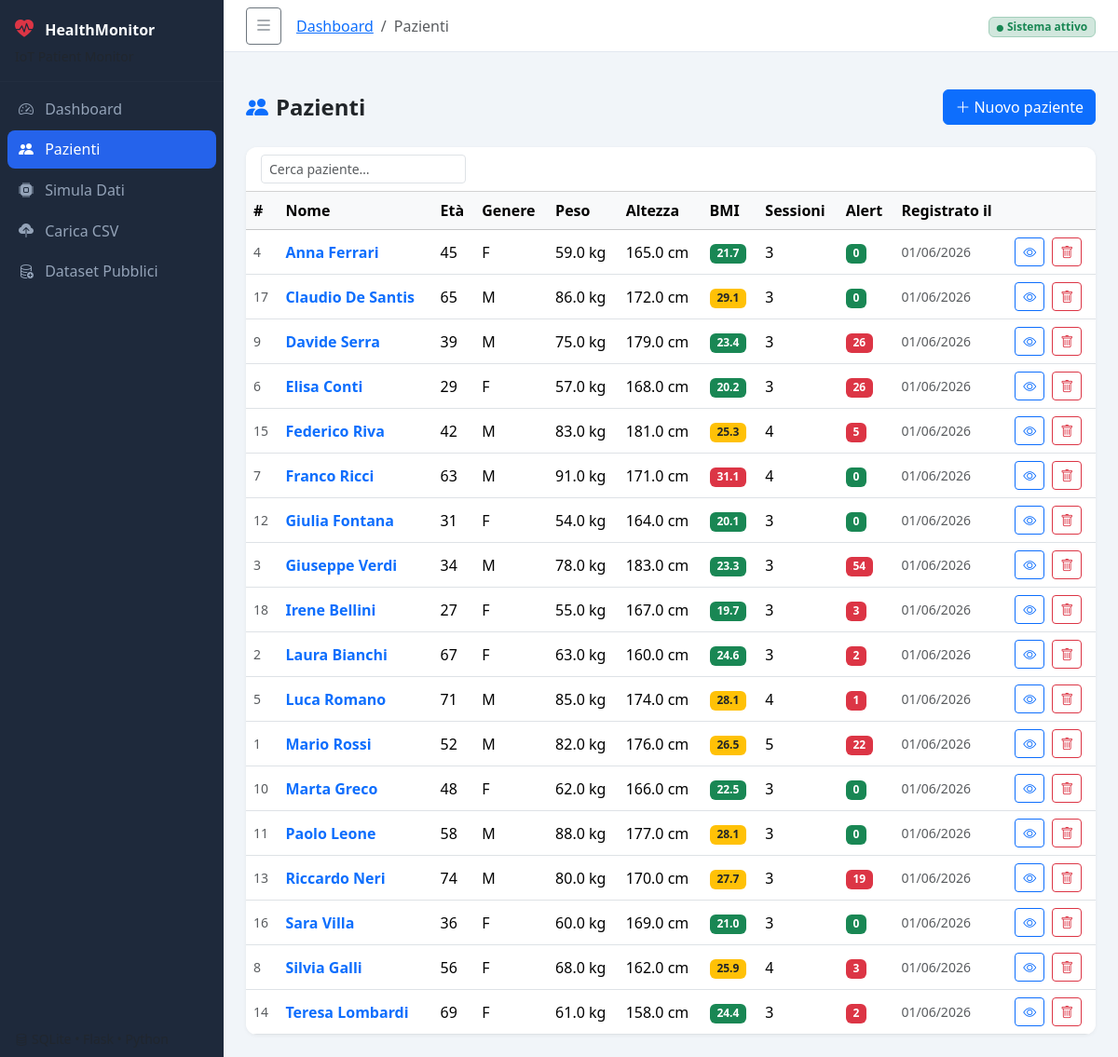
Page /patients on the committed database.
### app/models.py (models this page shows, shortened)
class Patient(db.Model):
    __tablename__ = 'patients'
    id = db.Column(db.Integer, primary_key=True)
    name = db.Column(db.String(100), nullable=False)
    age = db.Column(db.Integer)
    gender = db.Column(db.String(10))
    weight_kg = db.Column(db.Float)
    height_cm = db.Column(db.Float)
    notes = db.Column(db.Text)
    created_at = db.Column(db.DateTime, default=datetime.utcnow)
    sessions = db.relationship(
        'Session', backref='patient', lazy=True, cascade='all, delete-orphan'
    )
    @property
    def bmi(self):
        if self.weight_kg and self.height_cm and self.height_cm > 0:
            return round(self.weight_kg / ((self.height_cm / 100) ** 2), 1)
        return None

### app/routes.py (the view)
@main.route('/patients')
def patients():
    all_patients = Patient.query.order_by(Patient.name).all()
    return render_template('patients.html', patients=all_patients)

### app/models.py (called while the page is built)
    @property
    def n_alerts(self):
        return len(self.alerts)

### app/templates/patients.html (shortened to what this page needs)
{% extends "base.html" %}
{% block breadcrumb %}
  <li class="breadcrumb-item"><a href="{{ url_for('main.index') }}">Dashboard</a></li>
  <li class="breadcrumb-item active">Pazienti</li>
{% endblock %}
{% block content %}
<div class="d-flex align-items-center mb-4">
  <h4 class="fw-bold mb-0"><i class="bi bi-people-fill me-2 text-primary"></i>Pazienti</h4>
  <a href="{{ url_for('main.add_patient') }}" class="btn btn-primary ms-auto">
    <i class="bi bi-plus-lg me-1"></i>Nuovo paziente
  </a>
</div>
<div class="card table-card">
  <div class="card-header bg-white">
    <input type="text" id="searchInput" class="form-control form-control-sm w-auto d-inline-block"
           placeholder="Cerca paziente…" oninput="filterTable(this.value)" />
  </div>
  <div class="table-responsive">
    <table class="table table-hover align-middle mb-0" id="patientTable">
      <thead class="table-light">
        <tr>
          <th>#</th>
          <th>Nome</th>
          <th>Età</th>
          <th>Genere</th>
          <th>Peso</th>
          <th>Altezza</th>
          <th>BMI</th>
          <th>Sessioni</th>
          <th>Alert</th>
          <th>Registrato il</th>
          <th></th>
        </tr>
      </thead>
      <tbody>
        {% for p in patients %}
        <tr>
          <td class="text-muted small">{{ p.id }}</td>
          <td class="fw-semibold">
            <a href="{{ url_for('main.patient_detail', patient_id=p.id) }}" class="text-decoration-none">
              {{ p.name }}
            </a>
          </td>
          <td>{{ p.age or '—' }}</td>
          <td>{{ p.gender or '—' }}</td>
          <td>{{ p.weight_kg ~ ' kg' if p.weight_kg else '—' }}</td>
          <td>{{ p.height_cm ~ ' cm' if p.height_cm else '—' }}</td>
          <td>
            {% if p.bmi %}
              <span class="badge
                {% if p.bmi < 18.5 %}bg-info text-dark
                {% elif p.bmi < 25 %}bg-success
                {% elif p.bmi < 30 %}bg-warning text-dark
                {% else %}bg-danger{% endif %}">
                {{ p.bmi }}
              </span>
            {% else %}—{% endif %}
          </td>
          <td>{{ p.sessions | length }}</td>
          <td>
            {% set n_alerts = p.sessions | sum(attribute='n_alerts') %}
            <span class="badge {{ 'bg-danger' if n_alerts > 0 else 'bg-success' }}">{{ n_alerts }}</span>
          </td>
          <td class="small text-muted">{{ p.created_at.strftime('%d/%m/%Y') }}</td>
          <td>
            <a href="{{ url_for('main.patient_detail', patient_id=p.id) }}"
               class="btn btn-sm btn-outline-primary me-1" title="Dettaglio">
              <i class="bi bi-eye"></i>
            </a>
            <form action="{{ url_for('main.delete_patient', patient_id=p.id) }}"
                  method="post" class="d-inline"
                  onsubmit="return confirm('Eliminare il paziente e tutte le sue sessioni?')">
              <button class="btn btn-sm btn-outline-danger" title="Elimina">
                <i class="bi bi-trash"></i>
              </button>
            </form>
          </td>
        </tr>
        {% endfor %}
      </tbody>
    </table>
  </div>
</div>
{% endblock %}

### app/static/css/style.css (style rules this page uses)
:root { --sidebar-width: 240px; --sidebar-collapsed-width: 60px; --sidebar-bg: #1e293b; --sidebar-text: #94a3b8; --sidebar-active-bg: #2563eb; --topbar-height: 56px; --topbar-bg: #ffffff; --topbar-border: #e2e8f0; --page-bg: #f1f5f9; }
body { background: var(--page-bg); font-family: 'Segoe UI', system-ui, -apple-system, sans-serif; }
.table-card { border: none; border-radius: 12px; box-shadow: 0 1px 4px rgba(0, 0, 0, 0.06); overflow: hidden; }
.table-card .table { margin-bottom: 0; }

### rows in the picture
Patient: id "4", name "Anna Ferrari", age "45", gender "F", weight_kg "59.0 kg", height_cm "165.0 cm", bmi "21.7", sessions|length "3", n_alerts "0", created_at "01/06/2026"
Patient: id "17", name "Claudio De Santis", age "65", gender "M", weight_kg "86.0 kg", height_cm "172.0 cm", bmi "29.1", sessions|length "3", n_alerts "0", created_at "01/06/2026"
Patient: id "9", name "Davide Serra", age "39", gender "M", weight_kg "75.0 kg", height_cm "179.0 cm", bmi "23.4", sessions|length "3", n_alerts "26", created_at "01/06/2026"
Patient: id "6", name "Elisa Conti", age "29", gender "F", weight_kg "57.0 kg", height_cm "168.0 cm", bmi "20.2", sessions|length "3", n_alerts "26", created_at "01/06/2026"
Patient: id "15", name "Federico Riva", age "42", gender "M", weight_kg "83.0 kg", height_cm "181.0 cm", bmi "25.3", sessions|length "4", n_alerts "5", created_at "01/06/2026"
Patient: id "7", name "Franco Ricci", age "63", gender "M", weight_kg "91.0 kg", height_cm "171.0 cm", bmi "31.1", sessions|length "4", n_alerts "0", created_at "01/06/2026"
Patient: id "12", name "Giulia Fontana", age "31", gender "F", weight_kg "54.0 kg", height_cm "164.0 cm", bmi "20.1", sessions|length "3", n_alerts "0", created_at "01/06/2026"
Patient: id "3", name "Giuseppe Verdi", age "34", gender "M", weight_kg "78.0 kg", height_cm "183.0 cm", bmi "23.3", sessions|length "3", n_alerts "54", created_at "01/06/2026"
Patient: id "18", name "Irene Bellini", age "27", gender "F", weight_kg "55.0 kg", height_cm "167.0 cm", bmi "19.7", sessions|length "3", n_alerts "3", created_at "01/06/2026"
Patient: id "2", name "Laura Bianchi", age "67", gender "F", weight_kg "63.0 kg", height_cm "160.0 cm", bmi "24.6", sessions|length "3", created_at "01/06/2026"
Patient: id "5", name "Luca Romano", age "71", gender "M", weight_kg "85.0 kg", height_cm "174.0 cm", bmi "28.1", sessions|length "4", n_alerts "1", created_at "01/06/2026"
Patient: id "1", name "Mario Rossi", age "52", gender "M", weight_kg "82.0 kg", height_cm "176.0 cm", bmi "26.5", sessions|length "5", n_alerts "22", created_at "01/06/2026"
Patient: id "10", name "Marta Greco", age "48", gender "F", weight_kg "62.0 kg", height_cm "166.0 cm", bmi "22.5", sessions|length "3", n_alerts "0", created_at "01/06/2026"
Patient: id "11", name "Paolo Leone", age "58", gender "M", weight_kg "88.0 kg", height_cm "177.0 cm", bmi "28.1", sessions|length "3", n_alerts "0", created_at "01/06/2026"
Patient: id "13", name "Riccardo Neri", age "74", gender "M", weight_kg "80.0 kg", height_cm "170.0 cm", bmi "27.7", sessions|length "3", n_alerts "19", created_at "01/06/2026"
Patient: id "16", name "Sara Villa", age "36", gender "F", weight_kg "60.0 kg", height_cm "169.0 cm", bmi "21.0", sessions|length "3", n_alerts "0", created_at "01/06/2026"
Patient: id "8", name "Silvia Galli", age "56", gender "F", weight_kg "68.0 kg", height_cm "162.0 cm", bmi "25.9", sessions|length "4", n_alerts "3", created_at "01/06/2026"
Patient: id "14", name "Teresa Lombardi", age "69", gender "F", weight_kg "61.0 kg", height_cm "158.0 cm", bmi "24.4", sessions|length "3", n_alerts "2", created_at "01/06/2026"
